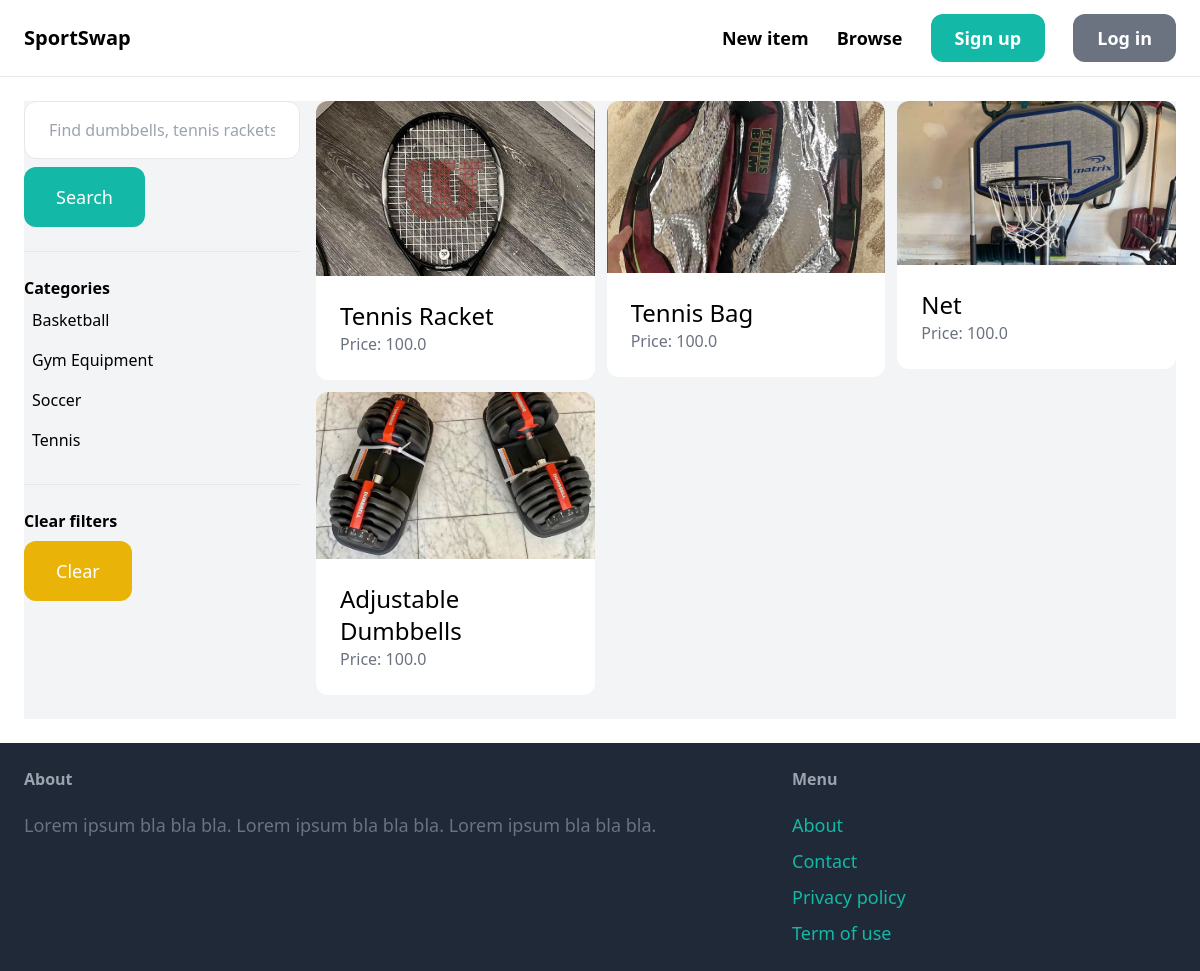
The app's page /items/ with its own data.
### item/models.py (models this page shows, shortened)
class Category(models.Model):
    name = models.CharField(max_length=255)
    class Meta:
        ordering = ('name',)
        verbose_name_plural = 'Categories'

class Item(models.Model):
    category = models.ForeignKey(Category, related_name='items', on_delete=models.CASCADE)
    name = models.CharField(max_length=255)
    description = models.TextField(blank=True, null=True)
    price = models.FloatField()
    image = models.ImageField(upload_to='item_images', blank=True, null=True)
    is_sold = models.BooleanField(default=False)
    created_by = models.ForeignKey(User, related_name='items', on_delete=models.CASCADE)
    created_at = models.DateTimeField(auto_now_add=True)

### item/views.py (the view)
# urls.py: path('items/', include('item.urls')),
def items(request):
    query = request.GET.get('query', '')
    category_id = request.GET.get('category', 0)
    categories = Category.objects.all()
    items = Item.objects.filter(is_sold=False)
    if category_id:
        items = items.filter(category_id=category_id)
    if query:
        items = items.filter(Q(name__icontains=query) | Q(description__icontains=query))
    return render(request, 'item/items.html', {
        'items': items,
        'query': query,
        'categories': categories,
        'category_id': int(category_id),
    })

### item/templates/item/items.html (shortened to what this page needs)
{% extends 'core/base.html' %}
{% block content %}
    <div class="pb-6 grid grid-cols-4 gap-4 bg-gray-100">
        <div class="col-span-1">
            <form method="get" action="{% url 'item:items' %}">
                <input name="query" class="w-full py-4 px-6 border rounded-xl" type="text" value="{{ query }}" placeholder="Find dumbbells, tennis rackets, and more">
                <button class="mt-2 py-4 px-8 text-lg bg-teal-500 text-white rounded-xl">Search</button>
            </form>
            <hr class="my-6">
            <p class="font-semibold">Categories</p>
            <ul>
                {% for category in categories %}
                    <li class="py-2 px-2 rounded-xl{% if category.id == category_id %} bg-gray-200{% endif %}">
                        <a href="{% url 'item:items' %}?query={{ query }}&category={{ category.id }}">{{ category.name }}</a>
                    </li>
                {% endfor %}
            </ul>
            <hr class="my-6">
            <p class="font-semibold">Clear filters</p>
            <ul>
                <li><a href="{% url 'item:items' %}" class="mt-2 py-4 px-8 inline-block bg-yellow-500 text-lg rounded-xl text-white">Clear</a>
        </div>
        <div class="col-span-3">
            <div class="grid grid-cols-3 gap-3">
                {% for item in items %}
                    <div>
                        <a href="{% url 'item:detail' item.id %}">
                            <div>
                                <img src="{{ item.image.url }}" class="rounded-t-xl">
                            </div>
                            <div class="p-6 bg-white rounded-b-xl">
                                <h2 class="text-2xl">{{ item.name }}</h2>
                                <p class="text-gray-500">Price: {{ item.price }}</p>
                            </div>
                        </a>
                    </div>
                {% endfor %}
            </div>
        </div>
    </div>
{% endblock %}

### records on screen
Category: name "Basketball"
Category: name "Gym Equipment"
Category: name "Soccer"
Category: name "Tennis"
Item: image (picture), name "Tennis Racket", price "100.0"
Item: image (picture), name "Tennis Bag", price "100.0"
Item: image (picture), name "Net", price "100.0"
Item: image (picture), name "Adjustable Dumbbells", price "100.0"
